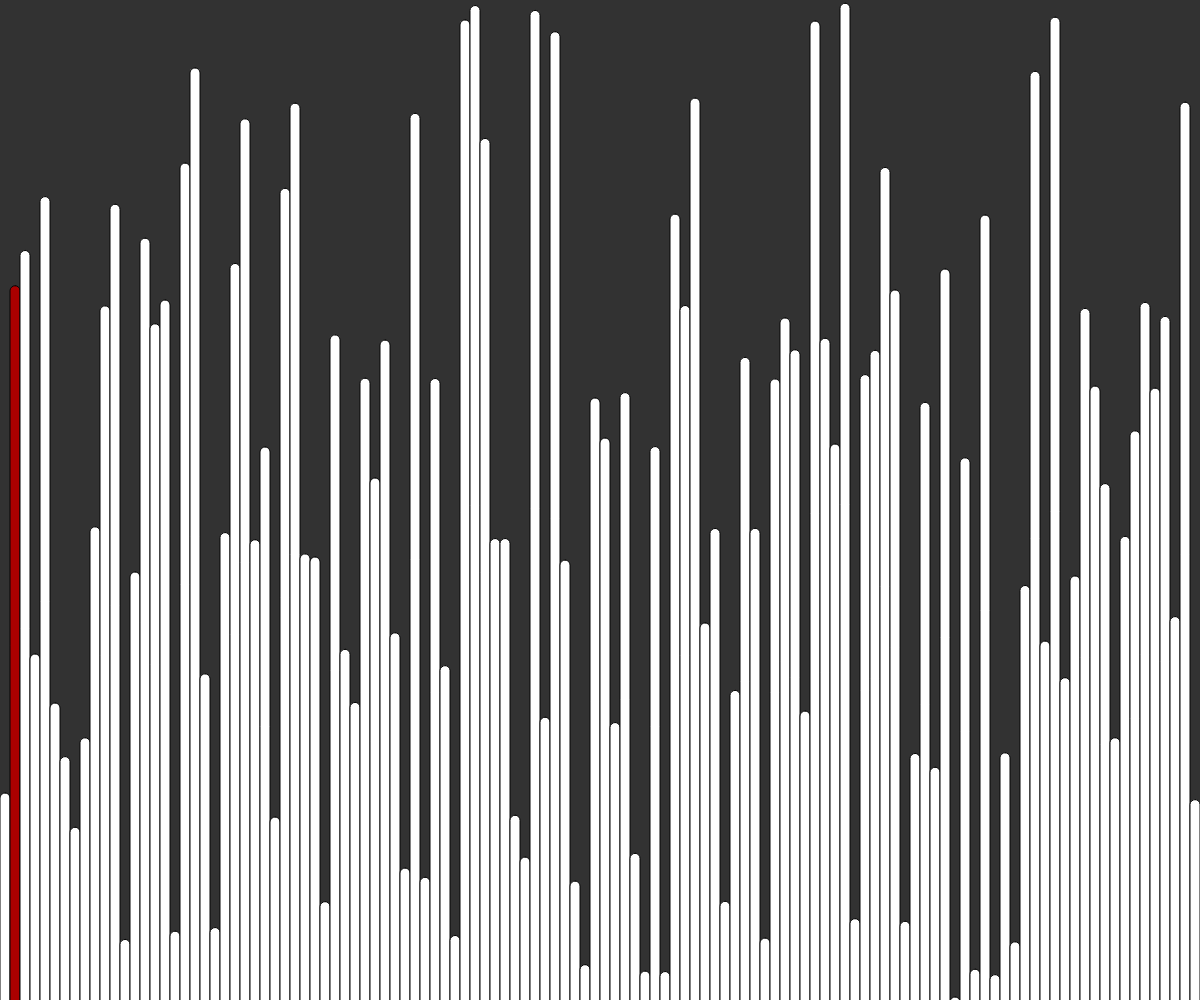
Frame 1 (no input)
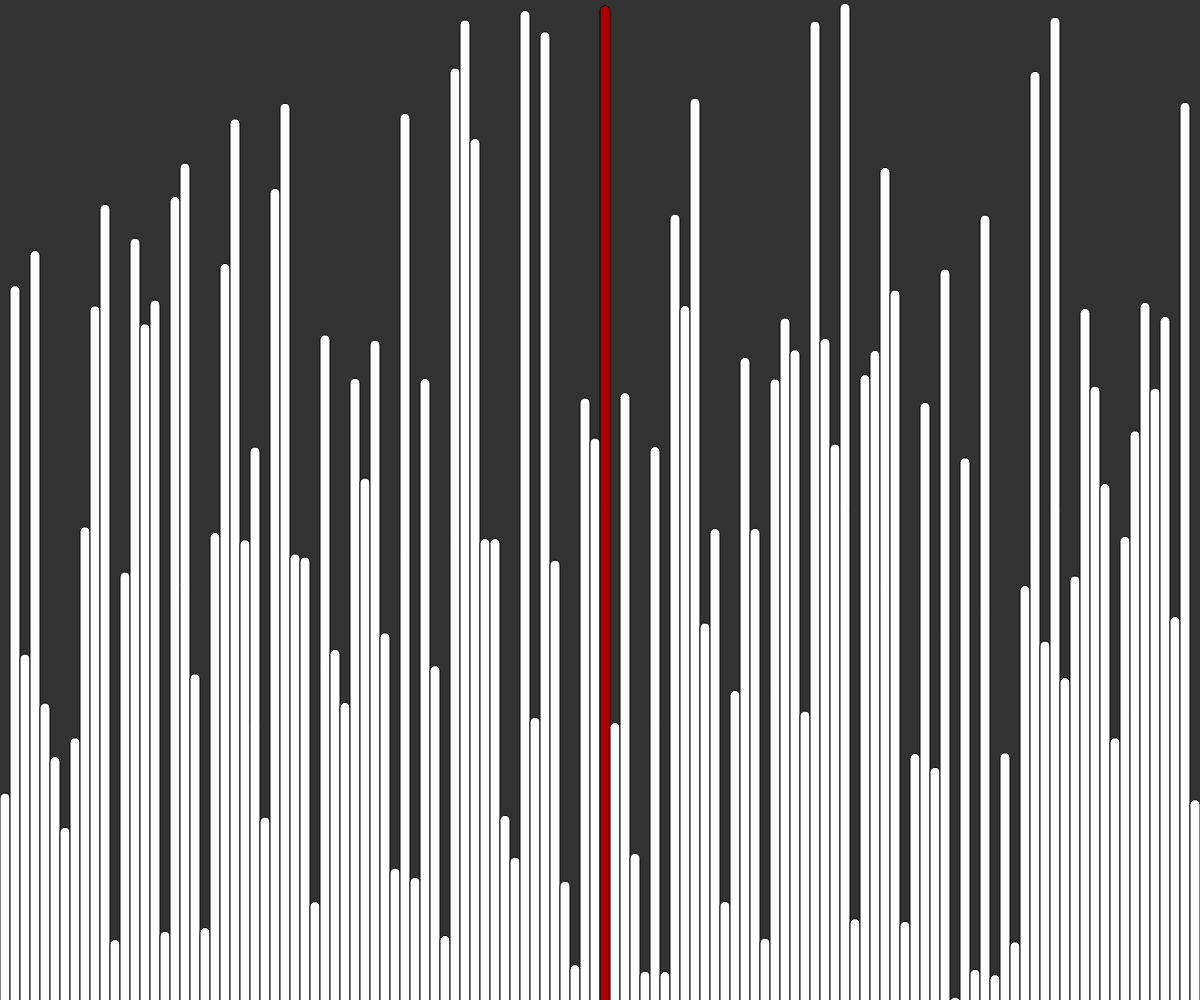
Frame 60 (no input)
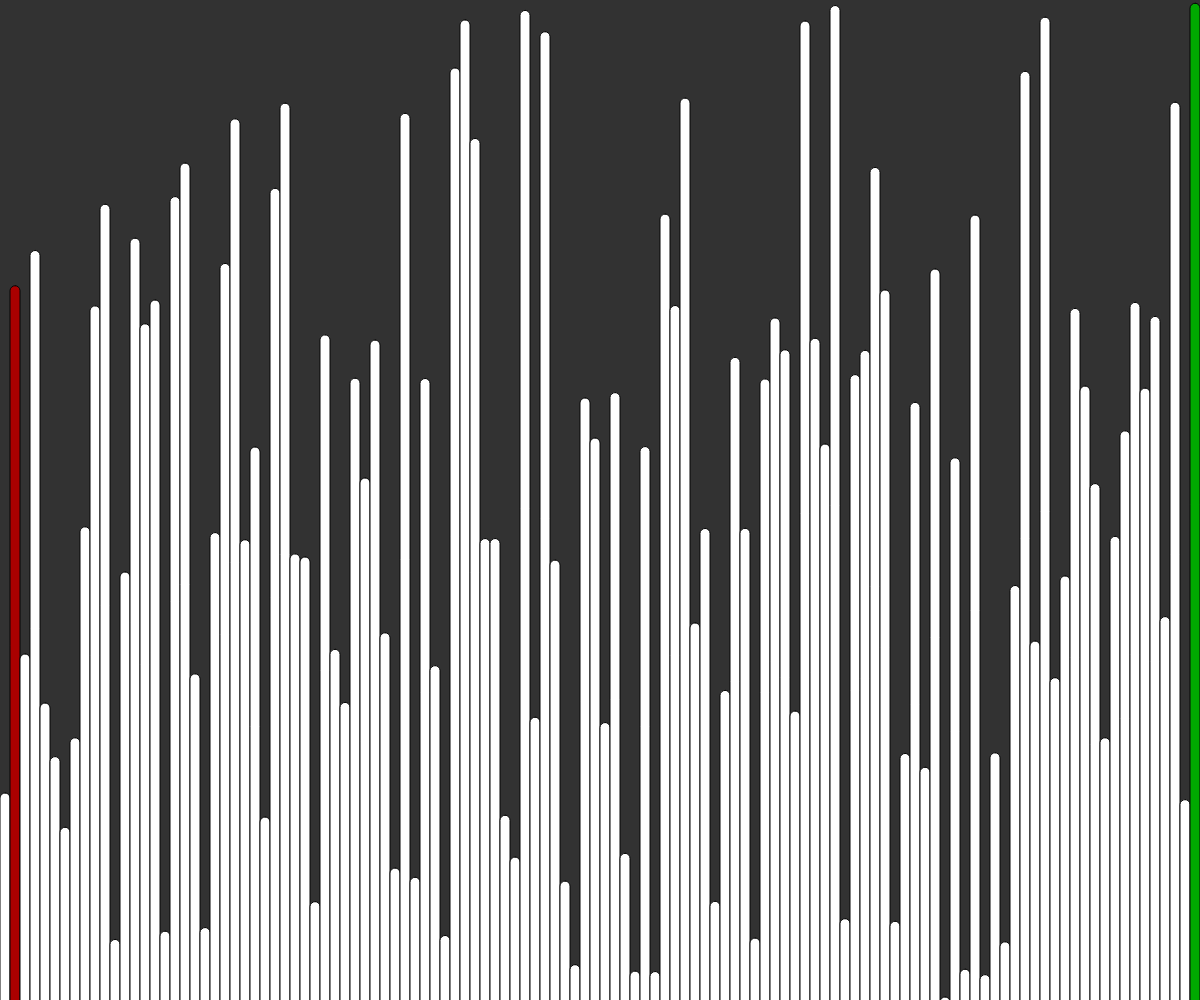
Frame 120 (the mouse pressed at the canvas centre since frame 60)

The p5.js sketch that drew these frames (run headless with seeded random() and noise() and a simulated clock; from frame 60 on, the mouse is pressed at the canvas centre):

// p5.js sketch
// ── sketch.js
let arr = [];
let i, j;
let w=10;
let states=[];

function setup() {
    createCanvas(windowWidth, windowHeight);
  for (let i=1; i<=width/w; i++) {
    states.push(color(255));
    arr.push(random(height));
  }

  i=0;
  j=0;
  
  stroke(5);
  frameRate(120);
}

function draw() {
  background(50);

  if (j>=arr.length-i-1) {
    if (i<arr.length) {
      states[j]=color("#00AA00");
      i++;
      j=0;
    } else {
      console.log("Sorting Completed");
      noLoop();
    }
  } 

  if (arr[j]>arr[j+1]) {
    let temp=arr[j];
    arr[j]=arr[j+1];
    arr[j+1]=temp;
  }
  
  if (i<arr.length) {
    states[j+1]=color("#AA0000");
    states[j]=255;
  } else {
    states[j]=color("#00AA00");
  }

  j++;

  for (let i=0; i<arr.length; i++) {
    fill(states[i]);
    rect(i*w, height - arr[i], w, height, 5, 5, 0, 0);
  }
}
